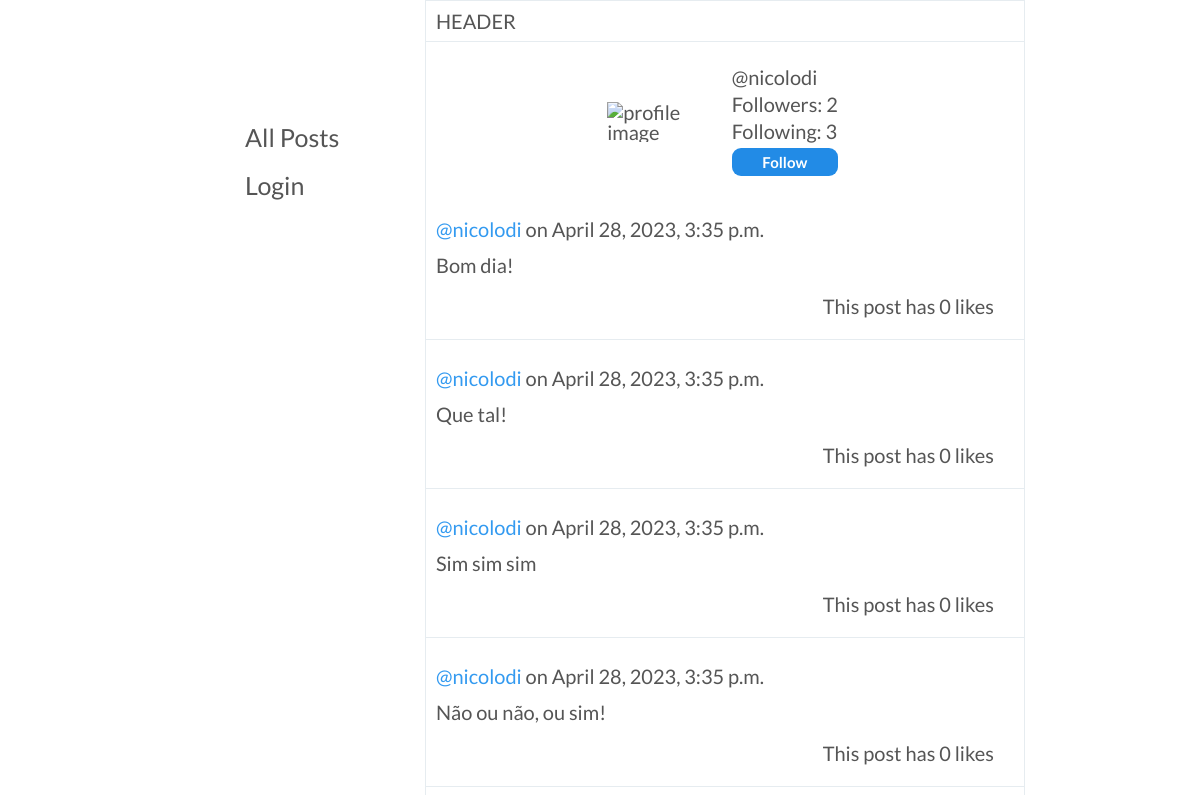
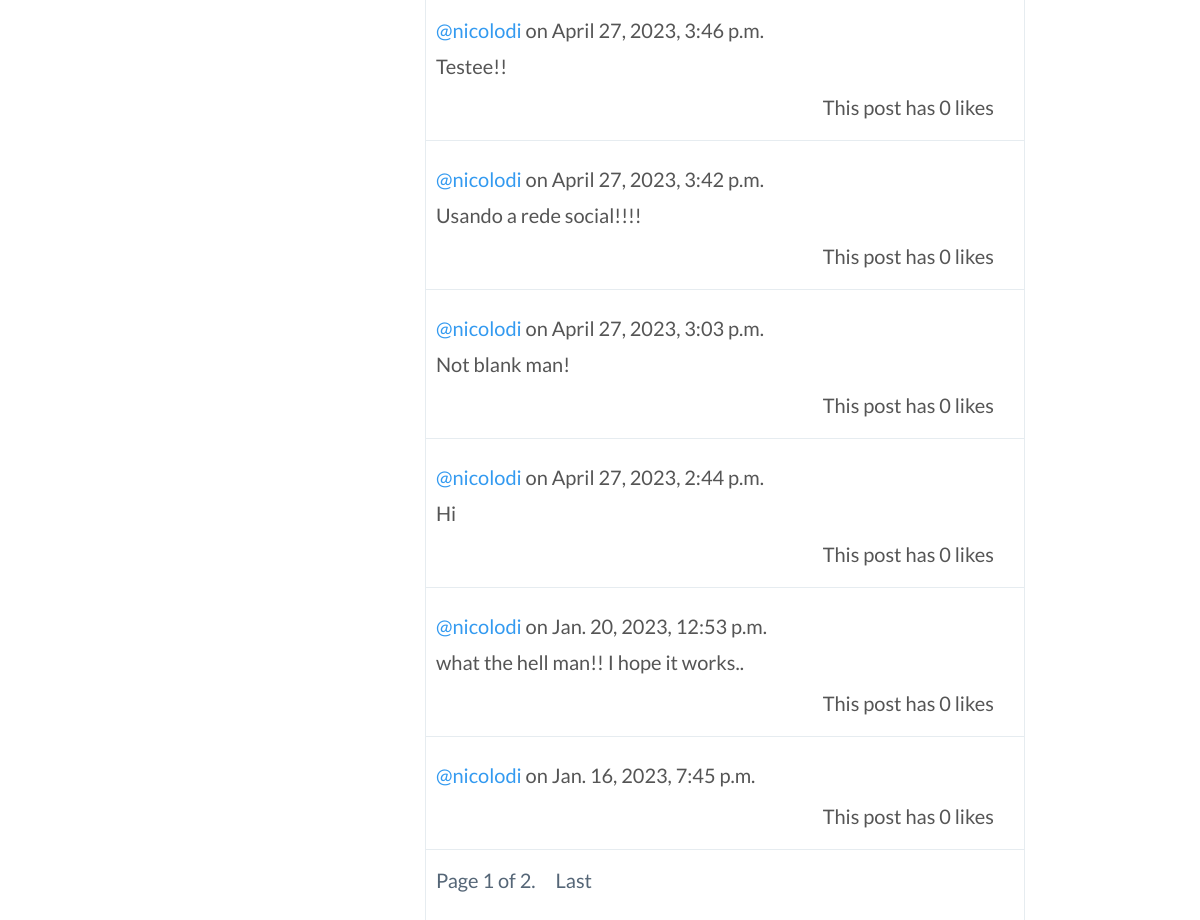
Page /profile/nicolodi on the earlier database version (2 pictures, top to bottom).
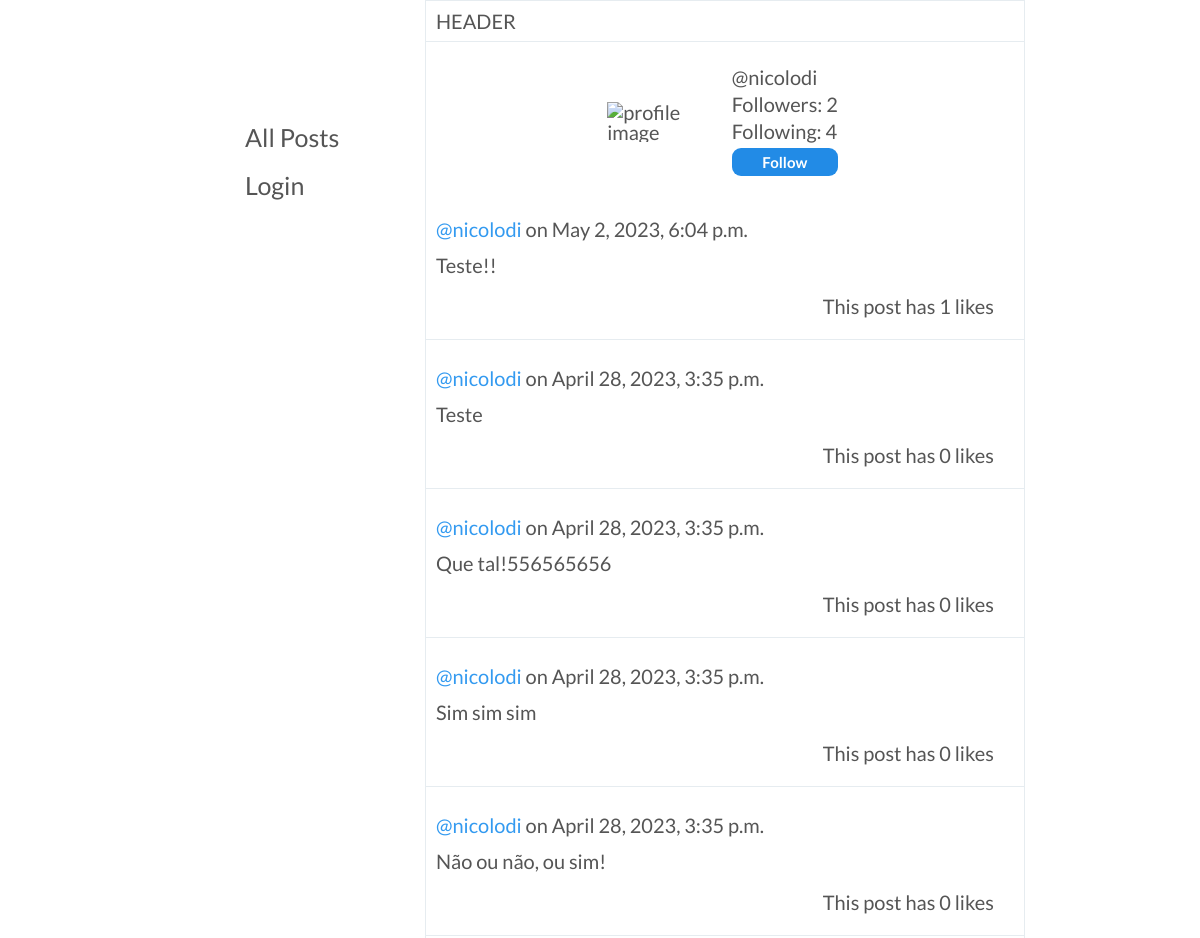
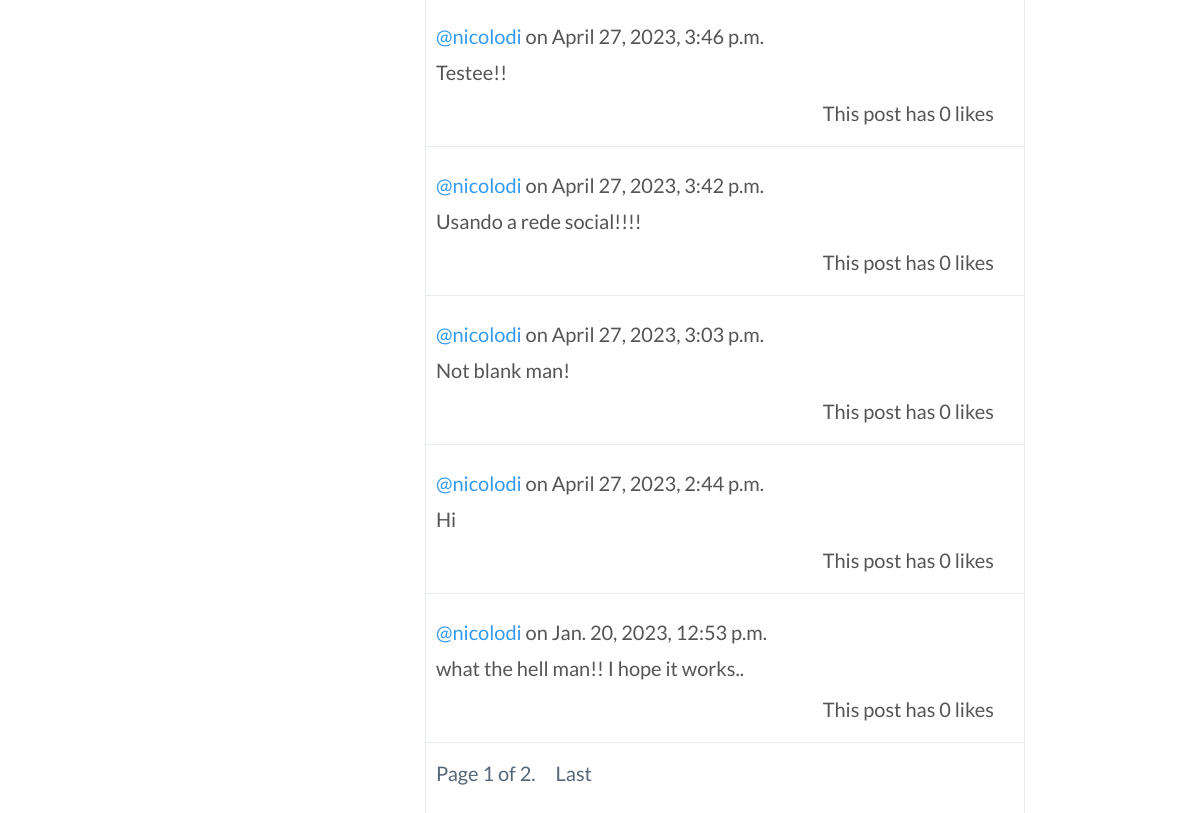
Same page on the later database version (2 pictures, top to bottom).
### network/models.py (models this page shows)
class Post(models.Model):
    user = models.ForeignKey(User, on_delete=models.CASCADE, related_name="user_posts", verbose_name="Post User")
    text = models.CharField(max_length=280, verbose_name="Post Text")
    datetime = models.DateTimeField(auto_now_add=True)
    likes = models.ManyToManyField(User, blank=True, related_name="user_liked_posts", verbose_name="Post Likes")
    """
    def serialize(self):
        return {
            "author": self.user.username,
            "text": self.text,
            "datetime": self.datetime.strftime("%b %d %Y, %I:%M %p"),
            "likes": self.likes,
        }
 """

class User(AbstractUser):
    pass

### network/views.py (the view)
# urls.py: path("profile/<str:username>", views.load_profile, name="load_profile"),
def load_profile(request, username):
    follows = False
    logged_username = request.user.username
    profile_user = User.objects.get(username=username)
    profile_username = profile_user.username
    profile_user_posts = profile_user.user_posts.all()
    profile_user_profile = profile_user.user_profile.first()
    profile_user_following = profile_user_profile.following.count()
    profiles_following_user_profile = profile_user.followers.all()
    count = 0
    names=""
    if logged_username == username:
        home = True
    else:
        home = False
    for p in profiles_following_user_profile:
        count +=1
        names += "+ "+ p.user.username
        if logged_username == p.user.username:
            follows = True
    followers = count
    p = Paginator(profile_user.user_posts.all().order_by("-datetime"),10)
    page = request.GET.get("page")
    posts = p.get_page(page)
    return render(request, "network/index.html", {
        "profile_username": profile_username,
        "posts": posts,
        "profile":True,
        "home": home,
        "followers":followers,
        "following":profile_user_following,
        "follows":follows,
        "names":names,
    })

### network/templates/network/index.html (shortened to what this page needs)
{% extends "network/layout.html" %}
{% load static %}
{% block body %}
    <main class="content">
        <div class="content_header">
            <h1>
                HEADER
            </h1>
        </div>
        {% if profile %}
        <div class="profile_info">
            <img class = "profile_img" src="https://encrypted-tbn0.gstatic.com/images?q=tbn:ANd9GcTu51XqkERN4KCU2HF526phPswwmMY9qjexFA&usqp=CAU" alt="profile image">
            <div class="profile_info_stats">
                <p>@{{profile_username}}</p>
                <p id="followers">Followers: {{followers}}</p>
                <p id="following">Following: {{following}}</p>
            {% if not home %}
                {% if follows %}
                <button id="tof" data-f="{{profile_username}}" class="post_btn follow">Unfollow</button>
                {% else %}
                <button id="tof" data-f="{{profile_username}}" class="post_btn follow">Follow</button>
                {% endif %}
            {% endif %}
        </div>
        </div>
        {% endif %}
        <div class="content-body">
            {% for p in posts %}
                <div class="post_div" id="{{post.id}}">
                    <div class="post_details" id={{p.user.username}}>
                        <p><a href="/profile/{{p.user.username}}" class="profile_link">@{{p.user.username}} </a> on {{p.datetime}}</p>
                    </div>
                    <div id="post_text_{{p.id}}" class="post_text">
                        <p id="text_{{p.id}}">{{p.text}}</p>
                    </div>
                    <div class="post_interactions">
                        <p id="likes_{{p.id}}">This post has {{p.likes.count}} likes</p>
                    </div>
                </div>
            {% endfor %}
            <div class="div_pagination">
                        <a class="page-link" href="#">Page {{ posts.number }} of {{ posts.paginator.num_pages }}.</a>
                        {% if posts.has_next %}
                            <a class="page-link" href="?page={{ posts.paginator.num_pages }}">Last</a>
                        {% endif %}
            </div>
        </div>
    </main>
{% endblock %}

Differences in the rows shown:
no longer on this page (row unchanged): Post: user.username "nicolodi", datetime "Jan. 16, 2023, 7:45 p.m.", likes.count "0"
added Post: user.username "nicolodi", datetime "May 2, 2023, 6:04 p.m.", text "Teste!!", likes.count "1"
changed Post: text "Bom dia!" → "Teste"
changed Post: text "Que tal!" → "Que tal!556565656"
Other differences:
{{ following }}: "3" → "4"
